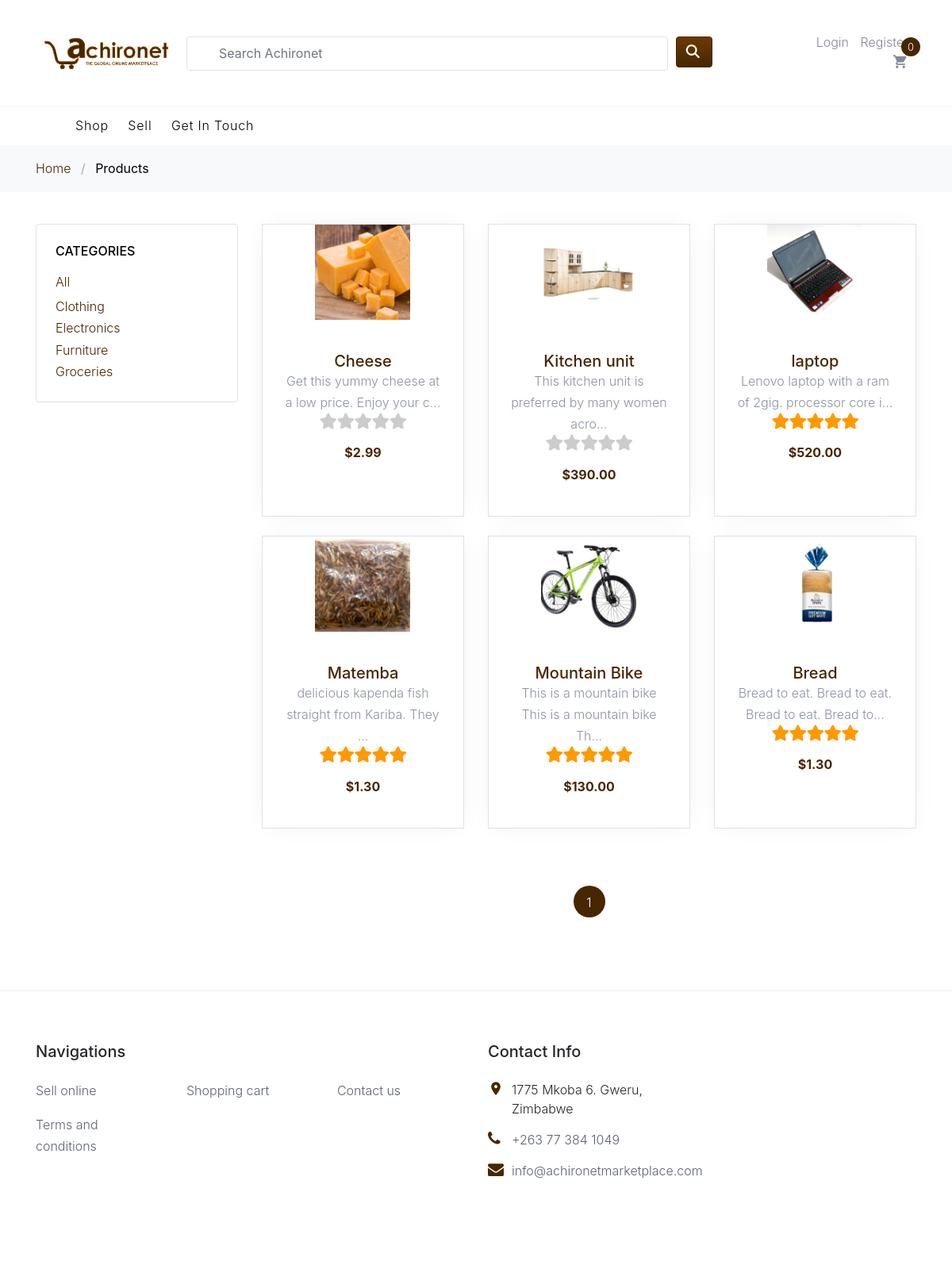
The page / on the database its author committed.
### shop/models.py (models this page shows, shortened)
class Product(models.Model):
    objects = ProductQuerySet.as_manager()
    category = models.ForeignKey(Category, related_name='products',
                                 on_delete=models.CASCADE)
    name = models.CharField(max_length=200, db_index=True)
    slug = models.SlugField(max_length=200, db_index=True)
    description = models.TextField(max_length=500)
    price = models.DecimalField(max_digits=10, decimal_places=2)
    available = models.BooleanField(default=True)
    published = models.BooleanField(default=False)
    created = models.DateTimeField(auto_now_add=True)
    updated = models.DateTimeField(auto_now=True)
    stock = models.IntegerField()
    search_keywords = models.CharField(max_length=500, blank=True)
    seller = models.ForeignKey(
        SellerProfile, related_name='stock', on_delete=models.CASCADE, null=True)
    class Meta:
        ordering = ('name',)
        index_together = (('id', 'slug'),)
    def get_absolute_url(self):
        return reverse('shop:product_detail', args=[self.id, self.slug])
    def get_short_description(self):
        return self.description[:50] + "..."
    def get_average_review(self):
        total = sum(review.score for review in self.review_set.all())
        avg = 0
        try:
            avg = (total / self.review_set.all().count())
        except ZeroDivisionError:
            avg = 0
        return int(avg)
    def get_rating_html(self):
        colored_stars = self.get_average_review()
        uncolored_stars = 5 - colored_stars
        colored_stars_string = ""
        uncolored_stars_string = ""
        counter = 0
        for i in range(1, colored_stars+1):
            colored_stars_string += '<span><input type="radio" name="rating" id="str{0}" value="{0}"><label style="color:#F90" id="label{0}" for="str{0}"><i class="fas fa-star"></i></label></span>'.format(
                i)
        for i in range(colored_stars+1, 6):
            uncolored_stars_string += '<span><input type="radio" name="rating" id="str{0}" value="{0}"><label id="label{0}" for="str{0}"><i class="fas fa-star"></i></label></span>'.format(
                i)
        return '<div class="product-rating">' + colored_stars_string + uncolored_stars_string + '</div>'

class ProductImage(models.Model):
    file = models.ImageField(
        upload_to=RandomFileName("product-images"), blank=True)
    description = models.CharField(max_length=255, blank=True)
    uploaded_at = models.DateTimeField(auto_now_add=True)
    product = models.ForeignKey(
        "Product", on_delete=models.CASCADE, related_name="images", null=True, blank=True)
    class Meta:
        verbose_name = 'image'
        verbose_name_plural = 'images'

class Review(models.Model):
    your_message = models.TextField(max_length=4000)
    score = models.IntegerField(
        validators=[
            MaxValueValidator(5),
            MinValueValidator(0)
        ]
    )
    created = models.DateTimeField(auto_now_add=True)
    product = models.ForeignKey(Product, on_delete=models.CASCADE)
    user_profile = models.ForeignKey(
        Profile, null=True, on_delete=models.SET_NULL)

class Category(models.Model):
    name = models.CharField(max_length=200, db_index=True)
    slug = models.SlugField(max_length=200, unique=True)
    class Meta:
        ordering = ('name',)
        verbose_name = 'category'
        verbose_name_plural = 'categories'
    def get_absolute_url(self):
        return reverse('shop:product_list_by_category', args=[self.slug])

### shop/views.py (the view)
# urls.py: path('', views.product_list, name='product_list'),
def product_list(request, category_slug=None):
    category = None
    categories = Category.objects.all()
    products = None
    if request.user.is_staff:
        products = Product.objects.filter(available=True).order_by('-created')
    else:
        products = Product.objects.filter(
            available=True, published=True).order_by('-created')
    if category_slug:
        category = get_object_or_404(Category, slug=category_slug)
        products = products.filter(category=category)
    paginator = Paginator(products, 12)
    current_page = 1
    if request.GET.get('page', None):
        page_number = int(request.GET.get('page'))
        products = paginator.page(page_number)
        current_page = page_number
    else:
        products = paginator.page(1)
    pages = [1]
    if paginator.num_pages > 1:
        pages = list(range(1, paginator.num_pages+1))
        print(paginator.num_pages)
        print(pages)
    context = {'category': category,
               'categories': categories,
               'products': products,
               'pages': pages,
               'current_page': current_page
               }
    if products.has_previous():
        context['previous'] = products.previous_page_number()
    if products.has_next():
        context['next'] = products.next_page_number()
    return render(request, 'shop/product/list.html', context)

### shop/templates/shop/product/list.html (shortened to what this page needs)
{% extends "shop/base/base.html" %}
{% load static %}
{% block view_name %}
   {% if category %}{{ category.name }}{% else %}Products{% endif %}
{% endblock %}
{% block content %}
<div class="site-section">
    <div class="container">
        <div class="row mb-5">
            <div class="col-md-9 order-2">
                <div class="row display-flex mb-5">
                    {% for product in products %}
                    <div class="col-xs-4 col-md-4 mb-4" data-aos="fade-up">
                        <div class="block-4 text-center product-item border">
                            <figure class="block-4-image">
                                <a href="{{ product.get_absolute_url }}"><img src="{{ product.images.first.file.url }}"
                                        alt="Image placeholder" class="img-fluid product-img"></a>
                            </figure>
                            <div class="block-4-text p-4">
                                <h3><a href="{{ product.get_absolute_url }}">{{ product.name }}</a></h3>
                                <p class="mb-0">{{ product.get_short_description }}</p>
                                <div class="mb-0 product-rating-wrapper">
                                 {{ product.get_rating_html | safe }}
                                </div>
                                <p style="clear:both" class="text-primary font-weight-bold">${{ product.price }}</p>
                            </div>
                        </div>
                    </div>
                    {% endfor %}
                </div>
                <div class="row" data-aos="fade-up">
                    <div class="col-md-12 text-center">
                        <div class="site-block-27">
                            <ul>
                                {% for page_number in pages %}
                                {% if page_number == current_page %}
                                 <li class="active"><a class='page-lin' data-page="{{page_number}}" href="{% url 'shop:product_list' %}">{{page_number}}</a></li>
                                {% else %}
                                 <li><a class='page-lin' data-page="{{page_number}}" href="{% url 'shop:product_list' %}">{{page_number}}</a></li>
                                {% endif %}
                                {% endfor %}
                            </ul>
                        </div>
                    </div>
                </div>
            </div>
            <div class="col-md-3 order-1 mb-5 mb-md-0">
                <div class="border p-4 rounded mb-4">
                    <h3 class="mb-3 h6 text-uppercase text-black d-block">Categories</h3>
                    <ul class="list-unstyled mb-0">
                        <li {% if not category %} class="mb-1" {% endif %}>
                            <a href="{% url "shop:product_list" %}" class="d-flex"><span>All</a>
                        </li>
                        {% for c in categories %}
                        <li {% if category.slug == c.slug %} class="mb-1" {% endif %}>
                            <a href="{{ c.get_absolute_url }}" class="d-flex">{{ c.name }}</a>
                        </li>
                        {% endfor %}
                    </ul>
                </div>
            </div>
        </div>
    </div>
</div>
{% endblock %}

### shop/static/css/style.css (style rules this page uses)
body { line-height: 1.7; color: #8c92a0; font-weight: 300; font-size: 16px; }
a { -webkit-transition: .3s all ease; -o-transition: .3s all ease; transition: .3s all ease; }
.text-black { color: #000; }
.site-section { padding: 2.5em 0; }
@media (min-width: 768px) { .site-section { padding: 2.5em 0; } }
.block-4 { -webkit-box-shadow: 0 0 30px -10px rgba(0, 0, 0, 0.1); box-shadow: 0 0 30px -10px rgba(0, 0, 0, 0.1); background: #fff; }
.block-4 .block-4-text h3 { font-size: 20px; margin-bottom: 0; }
.block-4 .block-4-text h3 a { text-decoration: none; }
.site-block-27 ul, .site-block-27 ul li { padding: 0; margin: 0; }
.site-block-27 ul li { display: inline-block; margin-bottom: 4px; }
.site-block-27 ul li a, .site-block-27 ul li span { text-align: center; display: inline-block; width: 40px; height: 40px; line-height: 40px; border-radius: 50%; border: 1px solid #ccc; }
.site-block-27 ul li.active a, .site-block-27 ul li.active span { background: #472600; color: #fff; border: 1px solid transparent; }
.text-center { text-align: center; }
body { background-color: #fff }
@media screen and (min-width:900px) { .product-img { height: 10vw; } }
.product-rating-wrapper { text-align: center; }
.product-rating { width: fit-content; display: inline-block; }
.product-rating span { position: relative; }
.product-rating span label { display: inline-block; width: 20px; height: 20px; text-align: center; color: #ccc; background: #fff; float: left; font-size: 20px; margin-right: 2px; line-height: 20px; }
.row.display-flex { display: flex; flex-wrap: wrap; }
.row.display-flex>[class*='col-'] { display: flex; flex-direction: column; }

### rows shown on the page
Product: images.first.file (picture), name "Cheese", get_short_description "Get this yummy cheese at a low price. Enjoy your c...", price "2.99"
Product: images.first.file (picture), name "Kitchen unit", get_short_description "This kitchen unit is preferred by many women acro...", price "390.00"
Product: images.first.file (picture), name "laptop", get_short_description "Lenovo laptop with a ram of 2gig. processor core i...", price "520.00"
Product: images.first.file (picture), name "Matemba", get_short_description "delicious kapenda fish straight from Kariba. They ...", price "1.30"
Product: images.first.file (picture), name "Mountain Bike", get_short_description "This is a mountain bike This is a mountain bike Th...", price "130.00"
Product: images.first.file (picture), name "Bread", get_short_description "Bread to eat. Bread to eat. Bread to eat. Bread to...", price "1.30"
Category: name "Clothing"
Category: name "Electronics"
Category: name "Furniture"
Category: name "Groceries"

### other values the page prints
{{ page_number }} "1"
